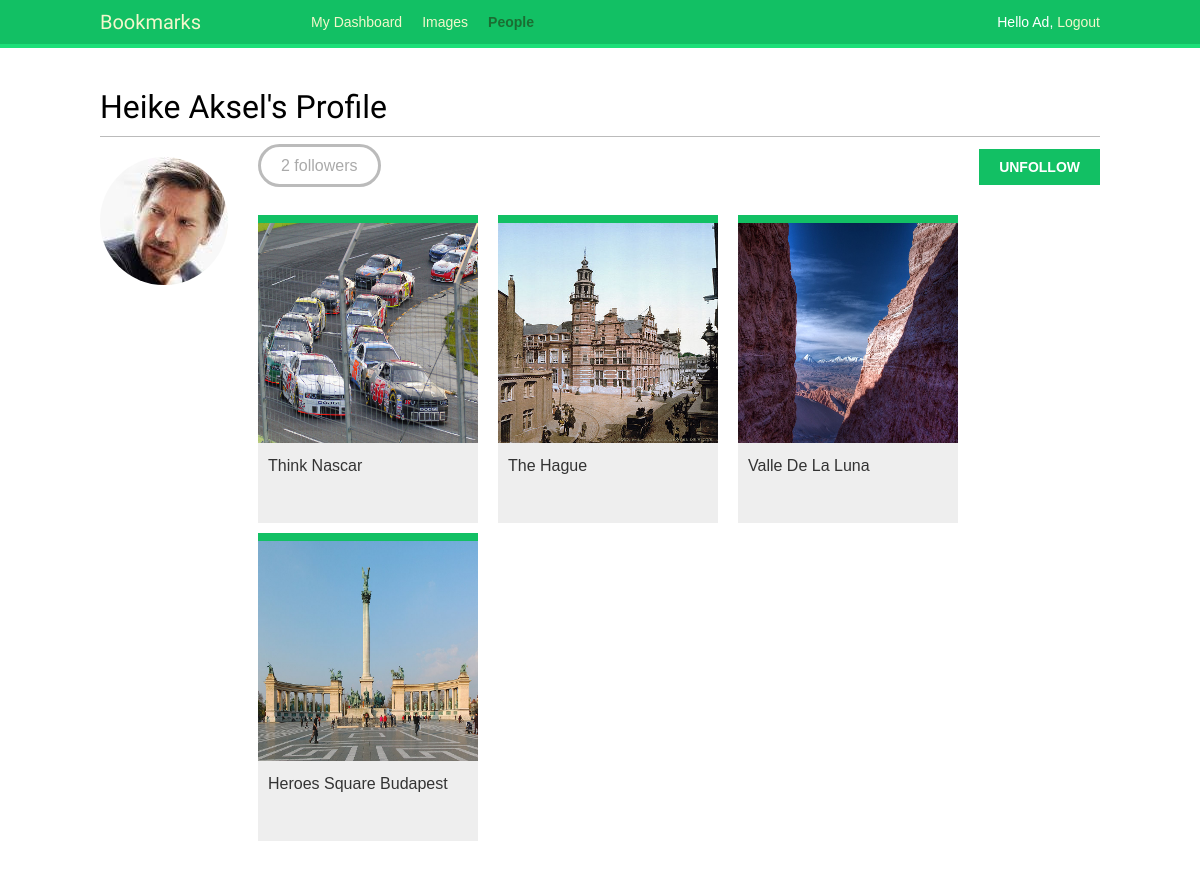
The page /account/users/Heika (signed in) on the database its author committed.
### account/models.py (models this page shows, shortened)
class Profile(models.Model):
    user = models.OneToOneField(settings.AUTH_USER_MODEL, on_delete=models.CASCADE)
    date_of_birth = models.DateField(blank=True, null=True)
    photo = models.ImageField(upload_to='users/%Y/%m/%d/', blank=True)

### imagesapp/models.py (models this page shows, shortened)
class Image(models.Model):
    user = models.ForeignKey(settings.AUTH_USER_MODEL, related_name='images_created', on_delete=models.CASCADE)
    title = models.CharField(max_length=200)
    slug = models.SlugField(max_length=200, blank=True)
    url = models.URLField()
    image = models.ImageField(upload_to='images/%Y/%m/%d/')
    description = models.TextField(blank=True)
    created = models.DateField(auto_now_add=True, db_index=True)
    users_like = models.ManyToManyField(settings.AUTH_USER_MODEL, related_name='images_liked', blank=True)
    total_likes = models.PositiveIntegerField(db_index=True, default=0)
    def get_absolute_url(self):
        return reverse('images:detail', args=[self.id, self.slug])

### account/views.py (the view)
# urls.py: path('users/<username>', views.user_detail, name='user_detail'),
@login_required
def user_detail(request, username):
    user = get_object_or_404(User, username=username, is_active=True)
    return render(request, 'account/user/detail.html', {'section':'people', 'user':user})

### account/templates/account/user/detail.html (shortened to what this page needs)
{% extends "base.html" %}
{% load thumbnail %}
{% block content %}
<h1>{{ user.get_full_name }}'s Profile</h1>
<div class="profile-info">
    <img src="{% thumbnail user.profile.photo 180x180 %}" class="user-detail">
</div>
{% with total_followers=user.followers.count %}
<span class="count">
    <span class="total">{{ total_followers }}</span> follower{{ total_followers|pluralize }}
</span>
<a href="#" data-id="{{ user.id }}" data-action="{% if request.user in user.followers.all %}un{% endif %}follow" class="follow button">
{% if request.user not in user.followers.all %}
Follow
{% else %}
Unfollow
{% endif %}
</a>
<div id="image-list" class="image-container">
    {% include "imagesapp/image/list_ajax.html" with images=user.images_created.all %}
</div>
{% endwith %}
{% endblock %}

### account/templates/base.html (shortened to what this page needs)
{% load static %}
<!DOCTYPE html>
<html>
    <head>
        <link href="{% static 'css/base.css' %}" rel="stylesheet">
    </head>
    <body>
        <div id="header">
            <span class="logo">Bookmarks</span>
            {% if request.user.is_authenticated %}
            <ul class="menu">
                <li {% if section == 'dashboard' %}class="selected"{% endif %}>
                    <a href="{% url 'dashboard' %}">My Dashboard</a>
                </li>
                <li {% if section == 'images' %}class="selected"{% endif %}>
                    <a href="{% url 'imagesapp:list' %}">Images</a>
                </li>
                <li {% if section == 'people' %}class="selected"{% endif %}>
                    <a href="{% url 'user_list' %}">People</a>
                </li>
            </ul>
            {% endif %}
            <span class="user">
                {% if request.user.is_authenticated %}
                Hello {{request.user.first_name}},
                <a href="{% url 'logout' %}">Logout</a>
                {% else %}
                <a href="{% url 'login' %}">Login</a>
                {% endif %}
            </span>
        </div>
        <div id="content">
            {% block content %}
            {% endblock %}
        </div>
    </body>
</html>

### imagesapp/templates/imagesapp/image/list_ajax.html
{% load thumbnail %}
{% for image in images %}
<div class="image">
    <a href="{{ image.get_absolute_url }}">
        {% thumbnail image.image 500x500 crop="smart" as im %}
        <a href="{{ image.get_absolute_url }}">
            <img src="{{ im.url }}" alt="">
        </a>
    </a>
    <div class="info">
        <a href="{{ image.get_absolute_url }}" class="title">
            {{ image.title }}
        </a>
    </div>
</div>
{% endfor %}

### account/static/css/base.css (style rules this page uses)
body { margin:0; padding:0; font-family:helvetica, sans-serif; }
a { color:#12c064; text-decoration:none; }
h1, h2, h3, h4, h5 , h6 { font-family: 'Muli', sans-serif; font-weight:normal; }
h1 { border-bottom:1px solid #bbb; padding:0 0 10px 0; margin:10px 0 20px 0; }
#header { padding:10px 100px; font-size:14px; background:#12c064; color:#fff; border-bottom:4px solid #1cdf78; overflow:auto; }
#header .logo { font-family: 'Muli', sans-serif; float:left; color:#f3f7cc; font-size:20px; margin-right:10%; }
#header ul.menu { list-style:none; float:left; margin:0; padding:0; }
#header ul.menu li { float:left; padding:4px 10px; }
#header ul.menu li.selected a, #header ul.menu li.selected a:hover { color:#1b6d32; font-weight:bold; }
#header a { color:#f3f7cc; }
#header .user { float:right; padding-top:4px; }
#content { padding:30px 100px; }
input[type=submit], a.button { font-weight:bold; background:#12c064; color:#fff; padding:10px 20px; font-size:14px; text-transform:uppercase; }
.count { color:#aaa; border:3px solid #bbb; border-radius:26px; padding:10px 20px; margin:20px 10px 0; }
a.like, a.follow { float:right; margin-top:-8px; }
#image-list { overflow:auto; }
#image-list .image { float:left; width:220px; height:300px; margin:0 10px 10px 10px; border-top:8px solid #12c064; background:#eee; }
#image-list img { width:220px; height:220px; }
#image-list .info { padding:10px; }
#image-list .info a { color:#333; }
img.user-detail { border-radius:50%; float:left; }
.profile-info { float:left; overflow:auto; margin-right:20px; }
.image-container { margin-top:40px; }

### rows shown on the page
Image: shows a picture, title "Think Nascar"
Image: shows a picture, title "The Hague"
Image: shows a picture, title "Valle De La Luna"
Image: shows a picture, title "Heroes Square Budapest"

### other values the page prints
{{ request.user.first_name }} "Ad"
{{ user.get_full_name }} "Heike Aksel"
{{ total_followers }} "2"
